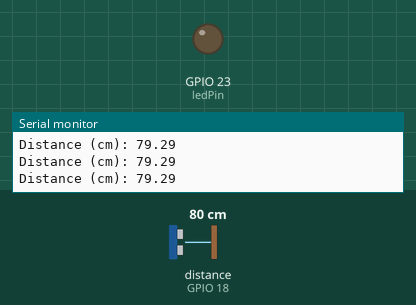
Simulated run of this program. Board: ESP32. Parts: output pins drawn as LEDs (lit = HIGH), the last lines printed to the serial monitor. Wiring (inferred from the names in the program): ultrasonic range finder: trigger GPIO 5; echo GPIO 18. The inputs (shaded band) are chosen by the test bench; at power-on: distance to the obstacle (sensor on GPIO 18) 80 cm. The echo pulse lasts 58.3 µs per cm; pins used as bus, display or sensor lines are not drawn.

Above: at 1.2 s.
1.3 s: distance to the obstacle (sensor on GPIO 18) set to 22 cm
2.8 s: distance to the obstacle (sensor on GPIO 18) set to 19 cm
At 3.9 s:
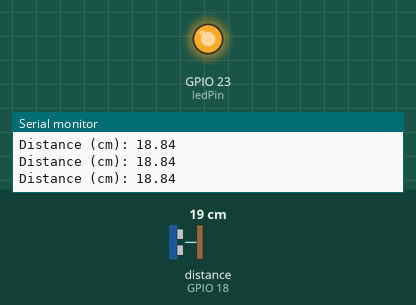
4.3 s: distance to the obstacle (sensor on GPIO 18) set to 35 cm
At 4.7 s:
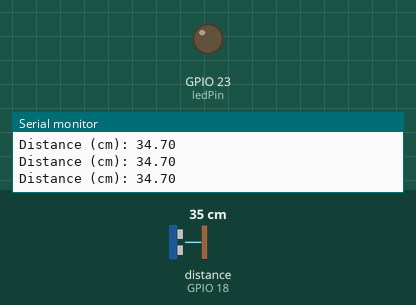
5.8 s: distance to the obstacle (sensor on GPIO 18) set to 2 cm
At 7.2 s:
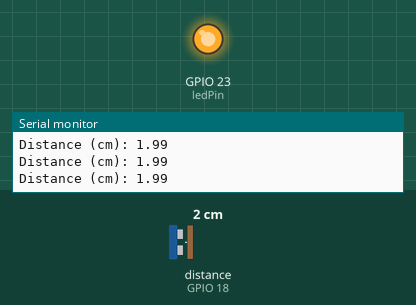
Timing chart, 0 to 8.3 s (numbered marks = the images above; inputs shaded):
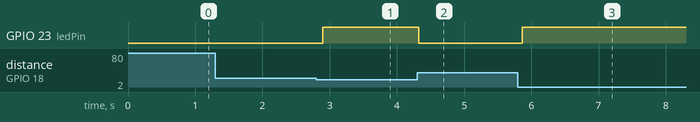

Measured:
- the behaviour switches between 21 and 20 cm on distance to the obstacle (sensor on GPIO 18) (found by bisection; images 0 and 1)
- after the input at 2.8 s, GPIO 23 (ledPin): LOW → HIGH after 0.10 s
- after the input at 4.3 s, GPIO 23 (ledPin): HIGH → LOW at once
- after the input at 5.8 s, GPIO 23 (ledPin): LOW → HIGH after 0.06 s

The program:

main.cpp
```cpp
#include <Arduino.h>

const int ledPin = 23;
const int trigPin = 5;
const int echoPin = 18;

// Define sound speed in cm/uS
#define SOUND_SPEED 0.034

void setup() {
  Serial.begin(115200);
  pinMode(ledPin, OUTPUT);
  pinMode(trigPin, OUTPUT);
  pinMode(echoPin, INPUT);
}

void loop() {
  // Clear the trigPin
  digitalWrite(trigPin, LOW);
  delayMicroseconds(2);

  // Set the trigPin on HIGH state for 10 micro seconds
  digitalWrite(trigPin, HIGH);
  delayMicroseconds(10);
  digitalWrite(trigPin, LOW);

  // Read the echoPin, returns the sound wave travel time in microseconds
  long duration = pulseIn(echoPin, HIGH);

  // Calculate the distance
  float distanceCm = duration * SOUND_SPEED / 2;

  // Print distance to Serial Monitor
  Serial.print("Distance (cm): ");
  Serial.println(distanceCm);

  // LED Logic
  if (distanceCm <= 20 && distanceCm > 0) {
    digitalWrite(ledPin, HIGH);
  } else {
    digitalWrite(ledPin, LOW);
  }

  delay(100); // Wait 100ms before next reading
}
```
